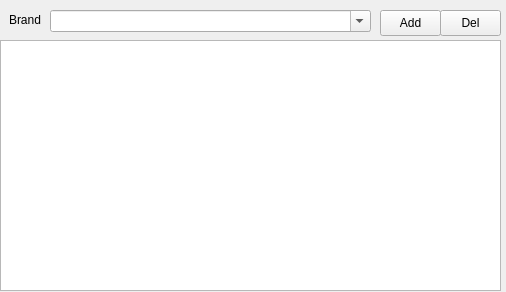
<ui version="4.0" >
 <class>PyToner</class>
 <widget class="QWidget" name="PyToner" >
  <property name="geometry" >
   <rect>
    <x>0</x>
    <y>0</y>
    <width>506</width>
    <height>292</height>
   </rect>
  </property>
  <property name="sizePolicy" >
   <sizepolicy vsizetype="Fixed" hsizetype="Fixed" >
    <horstretch>0</horstretch>
    <verstretch>0</verstretch>
   </sizepolicy>
  </property>
  <property name="minimumSize" >
   <size>
    <width>0</width>
    <height>0</height>
   </size>
  </property>
  <property name="windowTitle" >
   <string>PyToner</string>
  </property>
  <widget class="QComboBox" name="brand_combo" >
   <property name="geometry" >
    <rect>
     <x>50</x>
     <y>10</y>
     <width>321</width>
     <height>22</height>
    </rect>
   </property>
   <property name="editable" >
    <bool>true</bool>
   </property>
  </widget>
  <widget class="QLabel" name="brand_label" >
   <property name="geometry" >
    <rect>
     <x>0</x>
     <y>10</y>
     <width>41</width>
     <height>20</height>
    </rect>
   </property>
   <property name="text" >
    <string>Brand</string>
   </property>
   <property name="alignment" >
    <set>Qt::AlignRight|Qt::AlignTrailing|Qt::AlignVCenter</set>
   </property>
  </widget>
  <widget class="QTableView" name="product_table" >
   <property name="geometry" >
    <rect>
     <x>0</x>
     <y>40</y>
     <width>501</width>
     <height>251</height>
    </rect>
   </property>
  </widget>
  <widget class="QToolButton" name="brand_add" >
   <property name="geometry" >
    <rect>
     <x>380</x>
     <y>10</y>
     <width>61</width>
     <height>26</height>
    </rect>
   </property>
   <property name="text" >
    <string>Add</string>
   </property>
  </widget>
  <widget class="QToolButton" name="brand_del" >
   <property name="geometry" >
    <rect>
     <x>440</x>
     <y>10</y>
     <width>61</width>
     <height>26</height>
    </rect>
   </property>
   <property name="text" >
    <string>Del</string>
   </property>
  </widget>
 </widget>
 <resources/>
 <connections/>
</ui>
